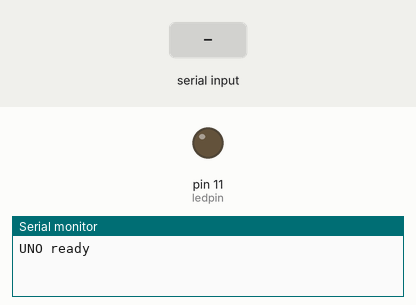
Simulated run of this sketch. Board: Arduino Uno, built with avr-gcc and run on an emulated ATmega328P. Parts: output pins drawn as LEDs (lit = HIGH), the last lines printed to the serial monitor. The test bench sets the inputs (shaded band).

Above: at 1.2 s.
1.3 s: "90,45\n" received over Serial
At 2.2 s:
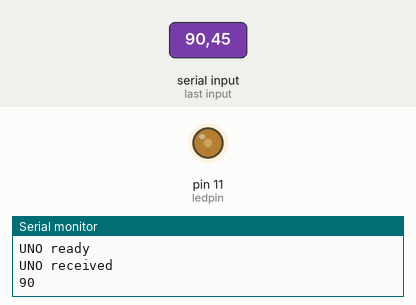
4.3 s: "200\n" received over Serial
At 6.5 s:
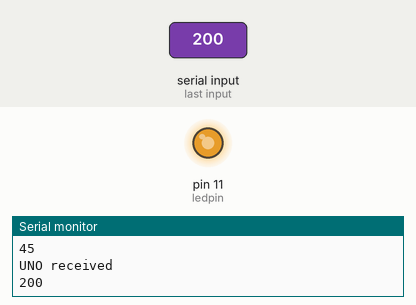
6.8 s: "30,150\n" received over Serial
At 9.6 s:
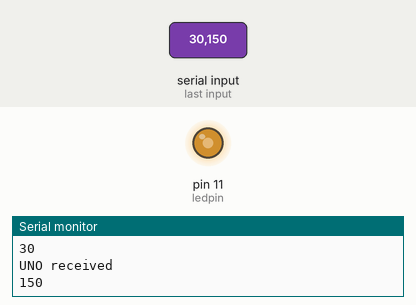
9.8 s: "90\n" received over Serial
At 12.3 s:
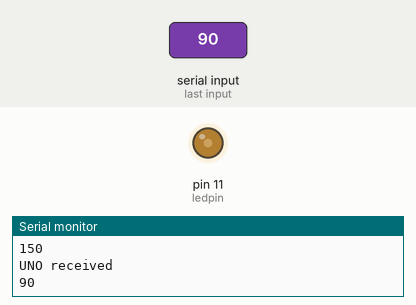
Timing chart, 0 to 15.8 s (numbered marks = the images above; inputs shaded):
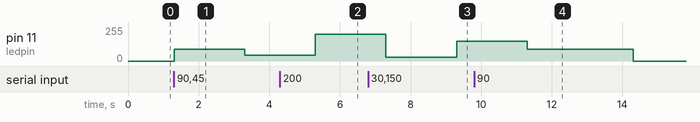

The sketch:

Interrupter-bulb.ino
```cpp
int inint;
int counter = 0;
int ledpin = 11;

void setup() {
  pinMode(ledpin, OUTPUT);
  Serial.begin(9600);
  Serial.println("UNO ready");
}

void loop(){
  if (Serial.available()) {
    inint = Serial.parseInt();
    Serial.println("UNO received");
    Serial.println(inint);
    analogWrite(ledpin, constrain(inint, 0, 255));
    delay(2000);
  }
}
```

Potentiometer_Blinker.ino
```cpp

```

Measured:
- after the input at 1.3 s, pin 11 (ledpin): 0/255 → 90/255 at once, → 45/255 2.0 s later
- after the input at 4.3 s, pin 11 (ledpin): 45/255 → 200/255 after 1.0 s
- after the input at 6.8 s, pin 11 (ledpin): 200/255 → 30/255 after 0.50 s, → 150/255 2.0 s later
- after the input at 9.8 s, pin 11 (ledpin): 150/255 → 90/255 after 1.5 s, → 0/255 3.0 s later
